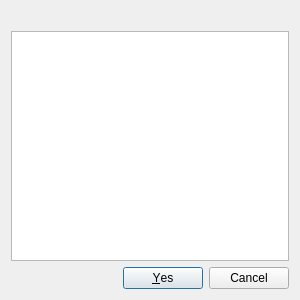
<?xml version="1.0" encoding="UTF-8"?>
<ui version="4.0">
 <class>SelectWindow</class>
 <widget class="QDialog" name="SelectWindow">
  <property name="geometry">
   <rect>
    <x>0</x>
    <y>0</y>
    <width>300</width>
    <height>300</height>
   </rect>
  </property>
  <property name="windowTitle">
   <string>Select</string>
  </property>
  <layout class="QVBoxLayout" name="verticalLayout">
   <item>
    <widget class="QLabel" name="label">
     <property name="text">
      <string/>
     </property>
    </widget>
   </item>
   <item>
    <widget class="QListWidget" name="listWidget"/>
   </item>
   <item>
    <widget class="QDialogButtonBox" name="buttonBox">
     <property name="orientation">
      <enum>Qt::Horizontal</enum>
     </property>
     <property name="standardButtons">
      <set>QDialogButtonBox::Cancel|QDialogButtonBox::Yes</set>
     </property>
    </widget>
   </item>
  </layout>
 </widget>
 <resources/>
 <connections>
  <connection>
   <sender>buttonBox</sender>
   <signal>accepted()</signal>
   <receiver>SelectWindow</receiver>
   <slot>accept()</slot>
   <hints>
    <hint type="sourcelabel">
     <x>248</x>
     <y>254</y>
    </hint>
    <hint type="destinationlabel">
     <x>157</x>
     <y>274</y>
    </hint>
   </hints>
  </connection>
  <connection>
   <sender>buttonBox</sender>
   <signal>rejected()</signal>
   <receiver>SelectWindow</receiver>
   <slot>reject()</slot>
   <hints>
    <hint type="sourcelabel">
     <x>316</x>
     <y>260</y>
    </hint>
    <hint type="destinationlabel">
     <x>286</x>
     <y>274</y>
    </hint>
   </hints>
  </connection>
 </connections>
</ui>
